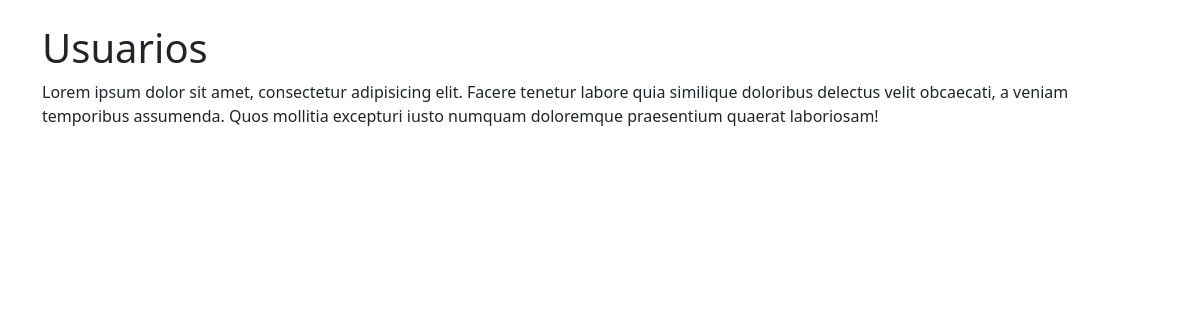
Before: /alumnos/usuarios with the older database file.
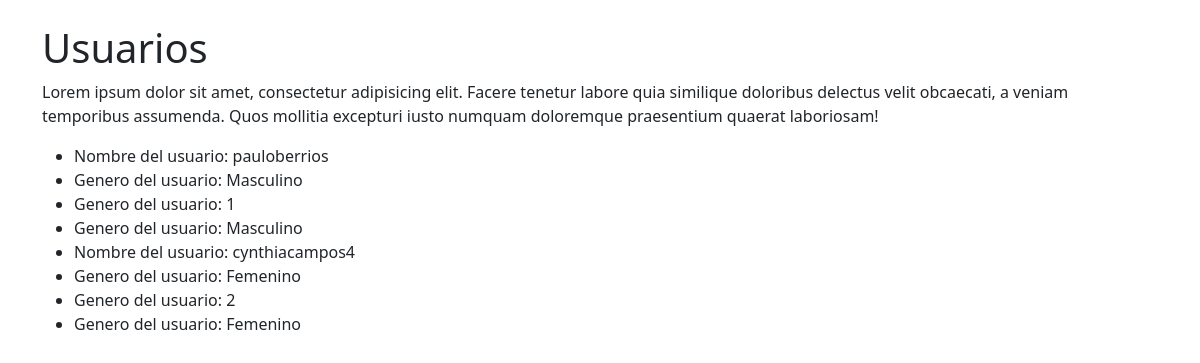
After: the same page with the newer database file.
### alumnos/models.py (models this page shows, shortened)
class Usuario(models.Model):
    id_usuario = models.AutoField(db_column="idUsuario", primary_key=True)
    nombre_usuario = models.CharField(max_length=255)
    id_genero = models.ForeignKey('Genero', on_delete=models.CASCADE, db_column='idGenero')

class Genero(models.Model):
    id_genero = models.AutoField(db_column='idGenero', primary_key=True)
    genero = models.CharField(max_length=20, blank=False, null=False)
    def __str__(self):
        return str(self.genero)

### alumnos/views.py (the view)
# urls.py: path('usuarios', views.usuarios, name="usuarios")
def usuarios(request):
    context = { "usuarios": Usuario.objects.select_related('id_genero').all()}
    return render(request, 'alumnos/usuarios.html', context)

### alumnos/templates/alumnos/usuarios.html (shortened to what this page needs)
<!DOCTYPE html>
<html lang="en">
<head>
    <link href="https://cdn.jsdelivr.net/npm/bootstrap@5.0.2/dist/css/bootstrap.min.css" rel="stylesheet"
>
</head>
<body>
    <div class="container">
        <div class="row mt-4">
            <div class="col-lg-12">
                <h1>Usuarios</h1>
            </div>
        </div>
        <div class="row">
            <div class="col-lg-12">
                <p>Lorem ipsum dolor sit amet, consectetur adipisicing elit. Facere tenetur labore quia similique
                    doloribus delectus velit obcaecati, a veniam temporibus assumenda. Quos mollitia excepturi iusto
                    numquam doloremque praesentium quaerat laboriosam!</p>
            </div>
        </div>
        <div class="row">
            <div class="col-lg-12">
                <ul>
                    {% for usuario in usuarios %}
                        <li>Nombre del usuario: {{ usuario.nombre_usuario }}</li>
                        <li>Genero del usuario: {{ usuario.id_genero }}</li>
                        <li>Genero del usuario: {{ usuario.id_genero.id_genero }}</li>
                        <li>Genero del usuario: {{ usuario.id_genero.genero }}</li>
                    {% endfor %}
                </ul>
            </div>
        </div>
    </div>
</body>
</html>

Changed rows visible on the page:
added Usuario: nombre_usuario "pauloberrios", id_genero "Masculino", id_genero.id_genero "1", id_genero.genero "Masculino"
added Usuario: nombre_usuario "cynthiacampos4", id_genero "Femenino", id_genero.id_genero "2", id_genero.genero "Femenino"
